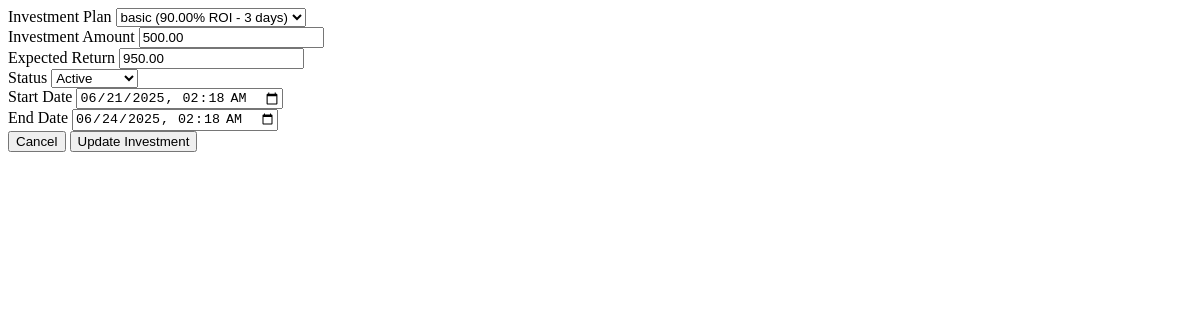
Page /admin-panel/investments/1/edit-form/ (signed in) on the earlier database version.
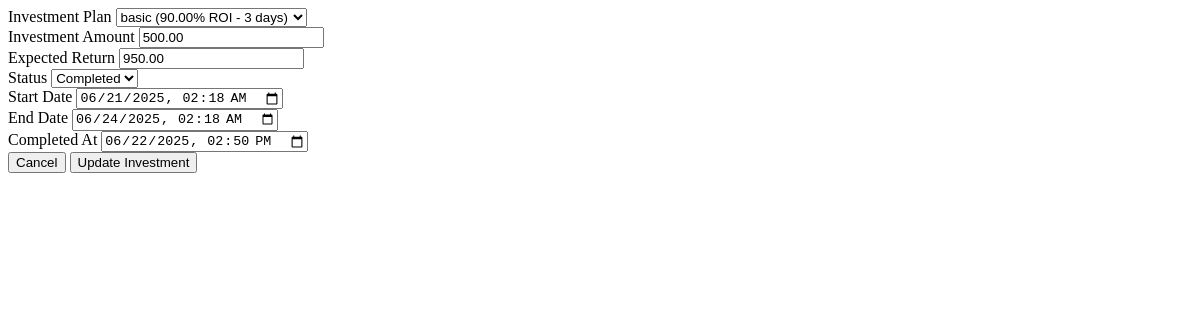
Same page on the later database version.
### transactions/models.py (models this page shows, shortened)
class Investment(models.Model):
    STATUS_CHOICES = [
        ('active', 'Active'),
        ('completed', 'Completed'),
        ('cancelled', 'Cancelled'),
    ]
    user = models.ForeignKey(User, on_delete=models.CASCADE, related_name='investments')
    plan = models.ForeignKey(InvestmentPlan, on_delete=models.CASCADE)
    amount = models.DecimalField(max_digits=15, decimal_places=2)
    expected_return = models.DecimalField(max_digits=15, decimal_places=2)
    status = models.CharField(max_length=10, choices=STATUS_CHOICES, default='active')
    start_date = models.DateTimeField(auto_now_add=True)
    end_date = models.DateTimeField()
    completed_at = models.DateTimeField(null=True, blank=True)

class InvestmentPlan(models.Model):
    name = models.CharField(max_length=100)
    description = models.TextField()
    minimum_amount = models.DecimalField(max_digits=15, decimal_places=2)
    maximum_amount = models.DecimalField(max_digits=15, decimal_places=2)
    roi_percentage = models.DecimalField(max_digits=5, decimal_places=2)  # e.g., 15.50 for 15.5%
    duration_days = models.IntegerField()  # Investment duration in days
    is_active = models.BooleanField(default=True)
    created_at = models.DateTimeField(auto_now_add=True)

### admin_panel/views.py (the view)
# urls.py: path('investments/<int:investment_id>/edit-form/', views.edit_investment_form, name='edit_investment_form'),
@login_required
@user_passes_test(is_admin)
def edit_investment_form(request, investment_id):
    try:
        investment = get_object_or_404(Investment, id=investment_id)
        investment_plans = InvestmentPlan.objects.filter(is_active=True)
        context = {
            'investment': investment,
            'investment_plans': investment_plans,
            'no_plans': not investment_plans.exists()
        }
        if not investment_plans.exists():
            messages.warning(request, 'No active investment plans available.')
        return render(request, 'admin_panel/edit_investment.html', context)
    except Exception as e:
        logger.error(f'Error fetching edit investment form {investment_id}: {str(e)}')
        return HttpResponse('Error loading edit form.', status=500)

### admin_panel/context_processors.py (called while the page is built)
def investment_stats(request):
    if request.user.is_authenticated and request.user.is_staff:
        return {
            'investment_stats': calculate_investment_stats()
        }
    return {}

### admin_panel/views.py (called while the page is built)
def is_admin(user):
    return user.is_authenticated and user.is_staff

### core/context_processors.py (called while the page is built)
def site_settings(request):
    try:
        settings = SiteSettings.objects.first()
    except SiteSettings.DoesNotExist:
        settings = None
    return {'site_settings': settings}

def currency_rates(request):
    rates = {}
    try:
        currency_rates = CurrencyRate.objects.all()
        for rate in currency_rates:
            rates[rate.currency_code] = rate.rate_usd
    except:
        pass
    return {'currency_rates': rates}

### templates/admin_panel/edit_investment.html (shortened to what this page needs)
<form method="POST" action="{% url 'admin_panel:edit_investment' investment.id %}">
    <div class="px-6 py-4 space-y-4">
        <div>
            <label class="block text-sm font-medium text-gray-700 mb-2">Investment Plan</label>
            <select name="plan" required class="w-full px-3 py-2 border border-gray-300 rounded-lg focus:ring-2 focus:ring-blue-500 focus:border-blue-500">
                {% for plan in investment_plans %}
                    <option value="{{ plan.id }}" {% if plan.id == investment.plan.id %}selected{% endif %}>
                        {{ plan.name }} ({{ plan.roi_percentage }}% ROI - {{ plan.duration_days }} days)
                    </option>
                {% endfor %}
            </select>
        </div>
        <div>
            <label class="block text-sm font-medium text-gray-700 mb-2">Investment Amount</label>
            <input type="number" name="amount" step="0.01" min="0" required
                   value="{{ investment.amount }}"
                   class="w-full px-3 py-2 border border-gray-300 rounded-lg focus:ring-2 focus:ring-blue-500 focus:border-blue-500">
        </div>
        <div>
            <label class="block text-sm font-medium text-gray-700 mb-2">Expected Return</label>
            <input type="number" name="expected_return" step="0.01" min="0" required
                   value="{{ investment.expected_return }}"
                   class="w-full px-3 py-2 border border-gray-300 rounded-lg focus:ring-2 focus:ring-blue-500 focus:border-blue-500">
        </div>
        <div>
            <label class="block text-sm font-medium text-gray-700 mb-2">Status</label>
            <select name="status" required class="w-full px-3 py-2 border border-gray-300 rounded-lg focus:ring-2 focus:ring-blue-500 focus:border-blue-500">
                <option value="active" {% if investment.status == 'active' %}selected{% endif %}>Active</option>
                <option value="completed" {% if investment.status == 'completed' %}selected{% endif %}>Completed</option>
            </select>
        </div>
        <div>
            <label class="block text-sm font-medium text-gray-700 mb-2">Start Date</label>
            <input type="datetime-local" name="start_date" required
                   value="{{ investment.start_date|date:'Y-m-d\TH:i' }}"
                   class="w-full px-3 py-2 border border-gray-300 rounded-lg focus:ring-2 focus:ring-blue-500 focus:border-blue-500">
        </div>
        <div>
            <label class="block text-sm font-medium text-gray-700 mb-2">End Date</label>
            <input type="datetime-local" name="end_date" required
                   value="{{ investment.end_date|date:'Y-m-d\TH:i' }}"
                   class="w-full px-3 py-2 border border-gray-300 rounded-lg focus:ring-2 focus:ring-blue-500 focus:border-blue-500">
        </div>
        {% if investment.status == 'completed' %}
        <div>
            <label class="block text-sm font-medium text-gray-700 mb-2">Completed At</label>
            <input type="datetime-local" name="completed_at"
                   value="{% if investment.completed_at %}{{ investment.completed_at|date:'Y-m-d\TH:i' }}{% endif %}"
                   class="w-full px-3 py-2 border border-gray-300 rounded-lg focus:ring-2 focus:ring-blue-500 focus:border-blue-500">
        </div>
        {% endif %}
    </div>
    <div class="px-6 py-4 border-t border-gray-200 flex justify-end space-x-3">
        <button type="button" onclick="closeModal('editInvestmentModal')"
                class="px-4 py-2 border border-gray-300 rounded-lg text-gray-700 hover:bg-gray-50 transition-colors">
            Cancel
        </button>
        <button type="submit"
                class="px-4 py-2 bg-blue-500 text-white rounded-lg hover:bg-blue-600 transition-colors">
            Update Investment
        </button>
    </div>
</form>

Differences in the rows shown:
changed Investment: status "Active" → "Completed"; completed_at (not shown) → "06/22/2025 14:50"
Other differences:
text now shown: "Completed At"
